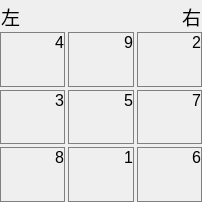
<?xml version="1.0" encoding="UTF-8"?>
<ui version="4.0">
 <class>LingGui_Single</class>
 <widget class="QWidget" name="LingGui_Single">
  <property name="geometry">
   <rect>
    <x>0</x>
    <y>0</y>
    <width>202</width>
    <height>202</height>
   </rect>
  </property>
  <property name="windowTitle">
   <string>Form</string>
  </property>
  <layout class="QVBoxLayout" name="verticalLayout">
   <property name="spacing">
    <number>0</number>
   </property>
   <property name="leftMargin">
    <number>0</number>
   </property>
   <property name="topMargin">
    <number>0</number>
   </property>
   <property name="rightMargin">
    <number>0</number>
   </property>
   <property name="bottomMargin">
    <number>0</number>
   </property>
   <item>
    <widget class="QWidget" name="horizontalWidget" native="true">
     <property name="maximumSize">
      <size>
       <width>16777215</width>
       <height>32</height>
      </size>
     </property>
     <layout class="QHBoxLayout" name="horizontalLayout">
      <property name="sizeConstraint">
       <enum>QLayout::SizeConstraint::SetDefaultConstraint</enum>
      </property>
      <property name="leftMargin">
       <number>1</number>
      </property>
      <property name="topMargin">
       <number>1</number>
      </property>
      <property name="rightMargin">
       <number>1</number>
      </property>
      <property name="bottomMargin">
       <number>1</number>
      </property>
      <item>
       <widget class="QLabel" name="label">
        <property name="maximumSize">
         <size>
          <width>16777215</width>
          <height>32</height>
         </size>
        </property>
        <property name="font">
         <font>
          <pointsize>14</pointsize>
         </font>
        </property>
        <property name="text">
         <string>左</string>
        </property>
       </widget>
      </item>
      <item>
       <widget class="QLabel" name="label_2">
        <property name="maximumSize">
         <size>
          <width>16777215</width>
          <height>32</height>
         </size>
        </property>
        <property name="font">
         <font>
          <pointsize>14</pointsize>
         </font>
        </property>
        <property name="text">
         <string>右</string>
        </property>
        <property name="alignment">
         <set>Qt::AlignmentFlag::AlignRight|Qt::AlignmentFlag::AlignTrailing|Qt::AlignmentFlag::AlignVCenter</set>
        </property>
       </widget>
      </item>
     </layout>
    </widget>
   </item>
   <item>
    <widget class="QWidget" name="gridWidget" native="true">
     <layout class="QGridLayout" name="gridLayout">
      <property name="leftMargin">
       <number>0</number>
      </property>
      <property name="topMargin">
       <number>0</number>
      </property>
      <property name="rightMargin">
       <number>0</number>
      </property>
      <property name="bottomMargin">
       <number>0</number>
      </property>
      <property name="spacing">
       <number>3</number>
      </property>
      <item row="2" column="2">
       <widget class="QWidget" name="verticalWidget_9" native="true">
        <property name="styleSheet">
         <string notr="true">border: 1px solid gray</string>
        </property>
        <layout class="QVBoxLayout" name="verticalLayout_10">
         <property name="leftMargin">
          <number>1</number>
         </property>
         <property name="topMargin">
          <number>1</number>
         </property>
         <property name="rightMargin">
          <number>1</number>
         </property>
         <property name="bottomMargin">
          <number>1</number>
         </property>
         <item>
          <widget class="QLabel" name="label_19">
           <property name="font">
            <font>
             <pointsize>12</pointsize>
            </font>
           </property>
           <property name="styleSheet">
            <string notr="true">border: 0px</string>
           </property>
           <property name="text">
            <string>6</string>
           </property>
           <property name="alignment">
            <set>Qt::AlignmentFlag::AlignRight|Qt::AlignmentFlag::AlignTop|Qt::AlignmentFlag::AlignTrailing</set>
           </property>
          </widget>
         </item>
         <item>
          <widget class="QLabel" name="label6">
           <property name="font">
            <font>
             <pointsize>12</pointsize>
            </font>
           </property>
           <property name="styleSheet">
            <string notr="true">border: 0px</string>
           </property>
           <property name="text">
            <string/>
           </property>
           <property name="alignment">
            <set>Qt::AlignmentFlag::AlignHCenter|Qt::AlignmentFlag::AlignTop</set>
           </property>
          </widget>
         </item>
        </layout>
       </widget>
      </item>
      <item row="0" column="0">
       <widget class="QWidget" name="verticalWidget" native="true">
        <property name="styleSheet">
         <string notr="true">border: 1px solid gray</string>
        </property>
        <layout class="QVBoxLayout" name="verticalLayout_2">
         <property name="leftMargin">
          <number>1</number>
         </property>
         <property name="topMargin">
          <number>1</number>
         </property>
         <property name="rightMargin">
          <number>1</number>
         </property>
         <property name="bottomMargin">
          <number>1</number>
         </property>
         <item>
          <widget class="QLabel" name="label_3">
           <property name="font">
            <font>
             <pointsize>12</pointsize>
            </font>
           </property>
           <property name="styleSheet">
            <string notr="true">border: 0px</string>
           </property>
           <property name="text">
            <string>4</string>
           </property>
           <property name="alignment">
            <set>Qt::AlignmentFlag::AlignRight|Qt::AlignmentFlag::AlignTop|Qt::AlignmentFlag::AlignTrailing</set>
           </property>
          </widget>
         </item>
         <item>
          <widget class="QLabel" name="label4">
           <property name="font">
            <font>
             <pointsize>12</pointsize>
            </font>
           </property>
           <property name="styleSheet">
            <string notr="true">border: 0px</string>
           </property>
           <property name="text">
            <string/>
           </property>
           <property name="alignment">
            <set>Qt::AlignmentFlag::AlignHCenter|Qt::AlignmentFlag::AlignTop</set>
           </property>
          </widget>
         </item>
        </layout>
       </widget>
      </item>
      <item row="0" column="1">
       <widget class="QWidget" name="verticalWidget_2" native="true">
        <property name="styleSheet">
         <string notr="true">border: 1px solid gray</string>
        </property>
        <layout class="QVBoxLayout" name="verticalLayout_3">
         <property name="leftMargin">
          <number>1</number>
         </property>
         <property name="topMargin">
          <number>1</number>
         </property>
         <property name="rightMargin">
          <number>1</number>
         </property>
         <property name="bottomMargin">
          <number>1</number>
         </property>
         <item>
          <widget class="QLabel" name="label_5">
           <property name="font">
            <font>
             <pointsize>12</pointsize>
            </font>
           </property>
           <property name="styleSheet">
            <string notr="true">border: 0px</string>
           </property>
           <property name="text">
            <string>9</string>
           </property>
           <property name="alignment">
            <set>Qt::AlignmentFlag::AlignRight|Qt::AlignmentFlag::AlignTop|Qt::AlignmentFlag::AlignTrailing</set>
           </property>
          </widget>
         </item>
         <item>
          <widget class="QLabel" name="label9">
           <property name="font">
            <font>
             <pointsize>12</pointsize>
            </font>
           </property>
           <property name="styleSheet">
            <string notr="true">border: 0px</string>
           </property>
           <property name="text">
            <string/>
           </property>
           <property name="alignment">
            <set>Qt::AlignmentFlag::AlignHCenter|Qt::AlignmentFlag::AlignTop</set>
           </property>
          </widget>
         </item>
        </layout>
       </widget>
      </item>
      <item row="0" column="2">
       <widget class="QWidget" name="verticalWidget_3" native="true">
        <property name="styleSheet">
         <string notr="true">border: 1px solid gray</string>
        </property>
        <layout class="QVBoxLayout" name="verticalLayout_4">
         <property name="leftMargin">
          <number>1</number>
         </property>
         <property name="topMargin">
          <number>1</number>
         </property>
         <property name="rightMargin">
          <number>1</number>
         </property>
         <property name="bottomMargin">
          <number>1</number>
         </property>
         <item>
          <widget class="QLabel" name="label_7">
           <property name="font">
            <font>
             <pointsize>12</pointsize>
            </font>
           </property>
           <property name="styleSheet">
            <string notr="true">border: 0px</string>
           </property>
           <property name="text">
            <string>2</string>
           </property>
           <property name="alignment">
            <set>Qt::AlignmentFlag::AlignRight|Qt::AlignmentFlag::AlignTop|Qt::AlignmentFlag::AlignTrailing</set>
           </property>
          </widget>
         </item>
         <item>
          <widget class="QLabel" name="label2">
           <property name="font">
            <font>
             <pointsize>12</pointsize>
            </font>
           </property>
           <property name="styleSheet">
            <string notr="true">border: 0px</string>
           </property>
           <property name="text">
            <string/>
           </property>
           <property name="alignment">
            <set>Qt::AlignmentFlag::AlignHCenter|Qt::AlignmentFlag::AlignTop</set>
           </property>
          </widget>
         </item>
        </layout>
       </widget>
      </item>
      <item row="1" column="0">
       <widget class="QWidget" name="verticalWidget_4" native="true">
        <property name="styleSheet">
         <string notr="true">border: 1px solid gray</string>
        </property>
        <layout class="QVBoxLayout" name="verticalLayout_5">
         <property name="leftMargin">
          <number>1</number>
         </property>
         <property name="topMargin">
          <number>1</number>
         </property>
         <property name="rightMargin">
          <number>1</number>
         </property>
         <property name="bottomMargin">
          <number>1</number>
         </property>
         <item>
          <widget class="QLabel" name="label_9">
           <property name="font">
            <font>
             <pointsize>12</pointsize>
            </font>
           </property>
           <property name="styleSheet">
            <string notr="true">border: 0px</string>
           </property>
           <property name="text">
            <string>3</string>
           </property>
           <property name="alignment">
            <set>Qt::AlignmentFlag::AlignRight|Qt::AlignmentFlag::AlignTop|Qt::AlignmentFlag::AlignTrailing</set>
           </property>
          </widget>
         </item>
         <item>
          <widget class="QLabel" name="label3">
           <property name="font">
            <font>
             <pointsize>12</pointsize>
            </font>
           </property>
           <property name="styleSheet">
            <string notr="true">border: 0px</string>
           </property>
           <property name="text">
            <string/>
           </property>
           <property name="alignment">
            <set>Qt::AlignmentFlag::AlignHCenter|Qt::AlignmentFlag::AlignTop</set>
           </property>
          </widget>
         </item>
        </layout>
       </widget>
      </item>
      <item row="1" column="1">
       <widget class="QWidget" name="verticalWidget_5" native="true">
        <property name="styleSheet">
         <string notr="true">border: 1px solid gray</string>
        </property>
        <layout class="QVBoxLayout" name="verticalLayout_6">
         <property name="leftMargin">
          <number>1</number>
         </property>
         <property name="topMargin">
          <number>1</number>
         </property>
         <property name="rightMargin">
          <number>1</number>
         </property>
         <property name="bottomMargin">
          <number>1</number>
         </property>
         <item>
          <widget class="QLabel" name="label_11">
           <property name="font">
            <font>
             <pointsize>12</pointsize>
            </font>
           </property>
           <property name="styleSheet">
            <string notr="true">border: 0px</string>
           </property>
           <property name="text">
            <string>5</string>
           </property>
           <property name="alignment">
            <set>Qt::AlignmentFlag::AlignRight|Qt::AlignmentFlag::AlignTop|Qt::AlignmentFlag::AlignTrailing</set>
           </property>
          </widget>
         </item>
         <item>
          <widget class="QLabel" name="label5">
           <property name="font">
            <font>
             <pointsize>12</pointsize>
            </font>
           </property>
           <property name="styleSheet">
            <string notr="true">border: 0px</string>
           </property>
           <property name="text">
            <string/>
           </property>
           <property name="alignment">
            <set>Qt::AlignmentFlag::AlignHCenter|Qt::AlignmentFlag::AlignTop</set>
           </property>
          </widget>
         </item>
        </layout>
       </widget>
      </item>
      <item row="1" column="2">
       <widget class="QWidget" name="verticalWidget_6" native="true">
        <property name="styleSheet">
         <string notr="true">border: 1px solid gray</string>
        </property>
        <layout class="QVBoxLayout" name="verticalLayout_7">
         <property name="leftMargin">
          <number>1</number>
         </property>
         <property name="topMargin">
          <number>1</number>
         </property>
         <property name="rightMargin">
          <number>1</number>
         </property>
         <property name="bottomMargin">
          <number>1</number>
         </property>
         <item>
          <widget class="QLabel" name="label_13">
           <property name="font">
            <font>
             <pointsize>12</pointsize>
            </font>
           </property>
           <property name="styleSheet">
            <string notr="true">border: 0px</string>
           </property>
           <property name="text">
            <string>7</string>
           </property>
           <property name="alignment">
            <set>Qt::AlignmentFlag::AlignRight|Qt::AlignmentFlag::AlignTop|Qt::AlignmentFlag::AlignTrailing</set>
           </property>
          </widget>
         </item>
         <item>
          <widget class="QLabel" name="label7">
           <property name="font">
            <font>
             <pointsize>12</pointsize>
            </font>
           </property>
           <property name="styleSheet">
            <string notr="true">border: 0px</string>
           </property>
           <property name="text">
            <string/>
           </property>
           <property name="alignment">
            <set>Qt::AlignmentFlag::AlignHCenter|Qt::AlignmentFlag::AlignTop</set>
           </property>
          </widget>
         </item>
        </layout>
       </widget>
      </item>
      <item row="2" column="0">
       <widget class="QWidget" name="verticalWidget_7" native="true">
        <property name="styleSheet">
         <string notr="true">border: 1px solid gray</string>
        </property>
        <layout class="QVBoxLayout" name="verticalLayout_8">
         <property name="leftMargin">
          <number>1</number>
         </property>
         <property name="topMargin">
          <number>1</number>
         </property>
         <property name="rightMargin">
          <number>1</number>
         </property>
         <property name="bottomMargin">
          <number>1</number>
         </property>
         <item>
          <widget class="QLabel" name="label_15">
           <property name="font">
            <font>
             <pointsize>12</pointsize>
            </font>
           </property>
           <property name="styleSheet">
            <string notr="true">border: 0px</string>
           </property>
           <property name="text">
            <string>8</string>
           </property>
           <property name="alignment">
            <set>Qt::AlignmentFlag::AlignRight|Qt::AlignmentFlag::AlignTop|Qt::AlignmentFlag::AlignTrailing</set>
           </property>
          </widget>
         </item>
         <item>
          <widget class="QLabel" name="label8">
           <property name="font">
            <font>
             <pointsize>12</pointsize>
            </font>
           </property>
           <property name="styleSheet">
            <string notr="true">border: 0px</string>
           </property>
           <property name="text">
            <string/>
           </property>
           <property name="alignment">
            <set>Qt::AlignmentFlag::AlignHCenter|Qt::AlignmentFlag::AlignTop</set>
           </property>
          </widget>
         </item>
        </layout>
       </widget>
      </item>
      <item row="2" column="1">
       <widget class="QWidget" name="verticalWidget_8" native="true">
        <property name="styleSheet">
         <string notr="true">border: 1px solid gray</string>
        </property>
        <layout class="QVBoxLayout" name="verticalLayout_9">
         <property name="leftMargin">
          <number>1</number>
         </property>
         <property name="topMargin">
          <number>1</number>
         </property>
         <property name="rightMargin">
          <number>1</number>
         </property>
         <property name="bottomMargin">
          <number>1</number>
         </property>
         <item>
          <widget class="QLabel" name="label_17">
           <property name="font">
            <font>
             <pointsize>12</pointsize>
            </font>
           </property>
           <property name="styleSheet">
            <string notr="true">border: 0px</string>
           </property>
           <property name="text">
            <string>1</string>
           </property>
           <property name="alignment">
            <set>Qt::AlignmentFlag::AlignRight|Qt::AlignmentFlag::AlignTop|Qt::AlignmentFlag::AlignTrailing</set>
           </property>
          </widget>
         </item>
         <item>
          <widget class="QLabel" name="label1">
           <property name="font">
            <font>
             <pointsize>12</pointsize>
            </font>
           </property>
           <property name="styleSheet">
            <string notr="true">border: 0px</string>
           </property>
           <property name="text">
            <string/>
           </property>
           <property name="alignment">
            <set>Qt::AlignmentFlag::AlignHCenter|Qt::AlignmentFlag::AlignTop</set>
           </property>
          </widget>
         </item>
        </layout>
       </widget>
      </item>
     </layout>
    </widget>
   </item>
  </layout>
 </widget>
 <resources/>
 <connections/>
</ui>
